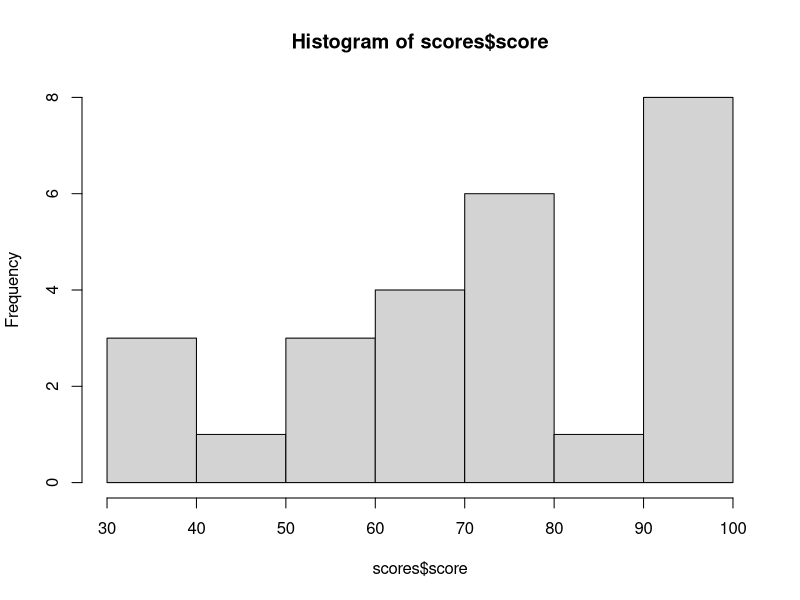
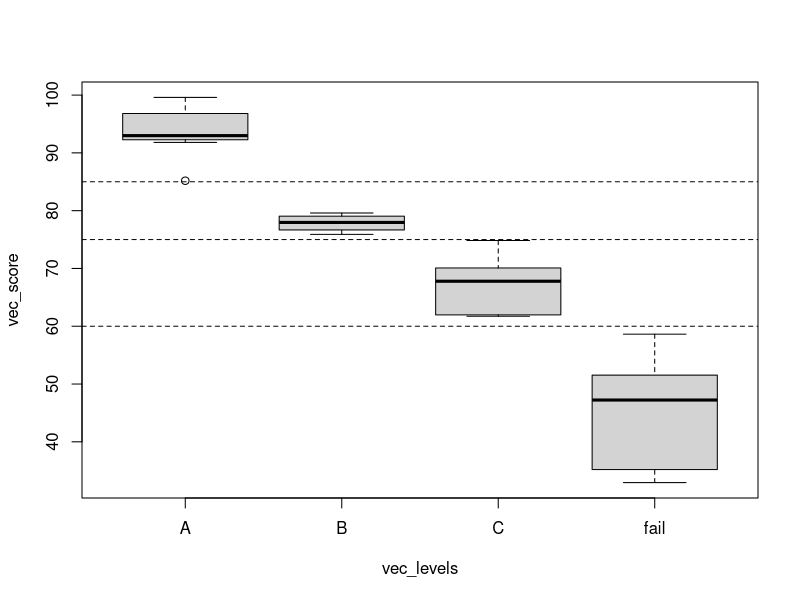

Generate these figures, in order, with R:
## ---- chunk 1
knitr::opts_chunk$set(echo = TRUE)
## ---- chunk 2
a <- 4
if (a %% 2 == 0) {
  b1 <- a * -1
}
a
b1
## ---- chunk 3
a <- 5
if (a %% 2 == 0) {
  b <- a * -1
} else {
  b <- a ^ 2
}
b
## ---- chunk 4
# nested if else
a <- 0.33
if (a %% 2 == 0) {
  b <- a * -1
} else {
  if (a %% 2 == 1) {
    b <- a ^ 2
  } else {
    b <- a * 10
  }
}
b
## ---- chunk 5
# Define your own categories
small <- 1:5
medium <- 6:10
large <- 11:15

a <- 2
if (a %in% small) {
  b <- 'Small number'
} else if (a %in% medium) {
  b <- 'Medium Number'
} else if (a %in% large) {
  b <- 'Large number'
} else {
  b <- 'Number out of range'
}
b

a <- 12
if (a %in% small) {
  b <- 'Small number'
} else {
  if (a %in% medium) {
    b <- 'Medium Number'
  } else {
    if (a %in% large) {
      b <- 'Large number'
    } else {
      b <- 'Number out of range'
    }
  }
} 
b
## ---- chunk 6
vec_a <- c(3, 2, -5, 7, 0)
## ---- chunk 7
vec_a2 <- vector(mode = "numeric", length = length(vec_a)) # to hold results
for (i in 1:length(vec_a)){
  if (vec_a[i] >= 0){
    vec_a2[i] = sqrt(vec_a[i])
  } else {
    vec_a2[i] = vec_a[i]
  }
} 
vec_a2
## ---- chunk 8
ifelse(vec_a >= 0, sqrt(vec_a), vec_a)
vec_a2
## ---- chunk 9
(vec_test <- vec_a >= 0)
(vec_yes <- sqrt(vec_a)) # warning here
(vec_no <- vec_a)
ifelse(vec_test, vec_yes, vec_no) # no warning
## ---- chunk 10
ifelse(vec_a >= 0, sqrt(vec_a), NA)
sqrt(ifelse(vec_a >= 0, vec_a, NA)) # No warning any more
## ---- chunk 11
mat_a <- matrix(data = c(1:6, -2, -5, 0), nrow = 3, ncol = 3)
mat_a
ifelse(mat_a > 0, sqrt(mat_a), mat_a)
## ---- chunk 12
set.seed(123)
scores <- data.frame(names = letters,
                     score = runif(n = 26, min = 30, max = 100))
head(scores, n = 3)
hist(scores$score)
## ---- chunk 13
str(scores)
scores$score
(pass_fail <- ifelse(scores$score >= 60, "pass", "fail")) # recycle
scores$status <- pass_fail
head(scores, n = 6)
table(scores$status)
table(scores$score >= 60)
## ---- chunk 14
# nested ifelse
vec_levels <- 
  ifelse(scores$score < 60, "fail", 
       ifelse(scores$score < 75, "C",
              ifelse(scores$score < 85, "B", "A")))
vec_score <- scores$score # to make it easier to check
names(vec_score) <- vec_levels # in pratice, you should make it as a new column
vec_score

dplyr::case_when(
  scores$score < 60 ~ "fail",
  scores$score < 75 ~ "C",
  scores$score < 85 ~ "B",
  TRUE ~ "A"
)
## ---- chunk 15
# "A" (>= 85), "B" (>= 75), "C" (>= 60)
boxplot(vec_score ~ vec_levels)
abline(h = c(60, 75, 85), lty = 2)
## ---- chunk 16
(vec_x <- factor(c("b", "a", "d", "e")))
(vec_y <- ifelse(vec_x == "a", vec_x, NA))
as.numeric(vec_x)
vec_x2 <- as.character(vec_x) # convert first
ifelse(vec_x2 == "a", vec_x2, NA)
## ---- chunk 17
feelings <- c("sad", "afraid")
for (i in feelings){
  print(
    switch(i,
           happy  = "I am glad you are happy",
           afraid = "There is nothing to fear",
           sad    = "Cheer up",
           angry  = "Calm down now"
    ) 
  )
}
## ---- chunk 18
mydate <- function(type="long") {
  switch(type,
         long =  format(Sys.time(), "%A %B %d %Y"),
         short = format(Sys.time(), "%m-%d-%y"),
         cat(type, "is not a recognized type\n")
  ) 
}
mydate("long")
mydate("short")
mydate("medium")
